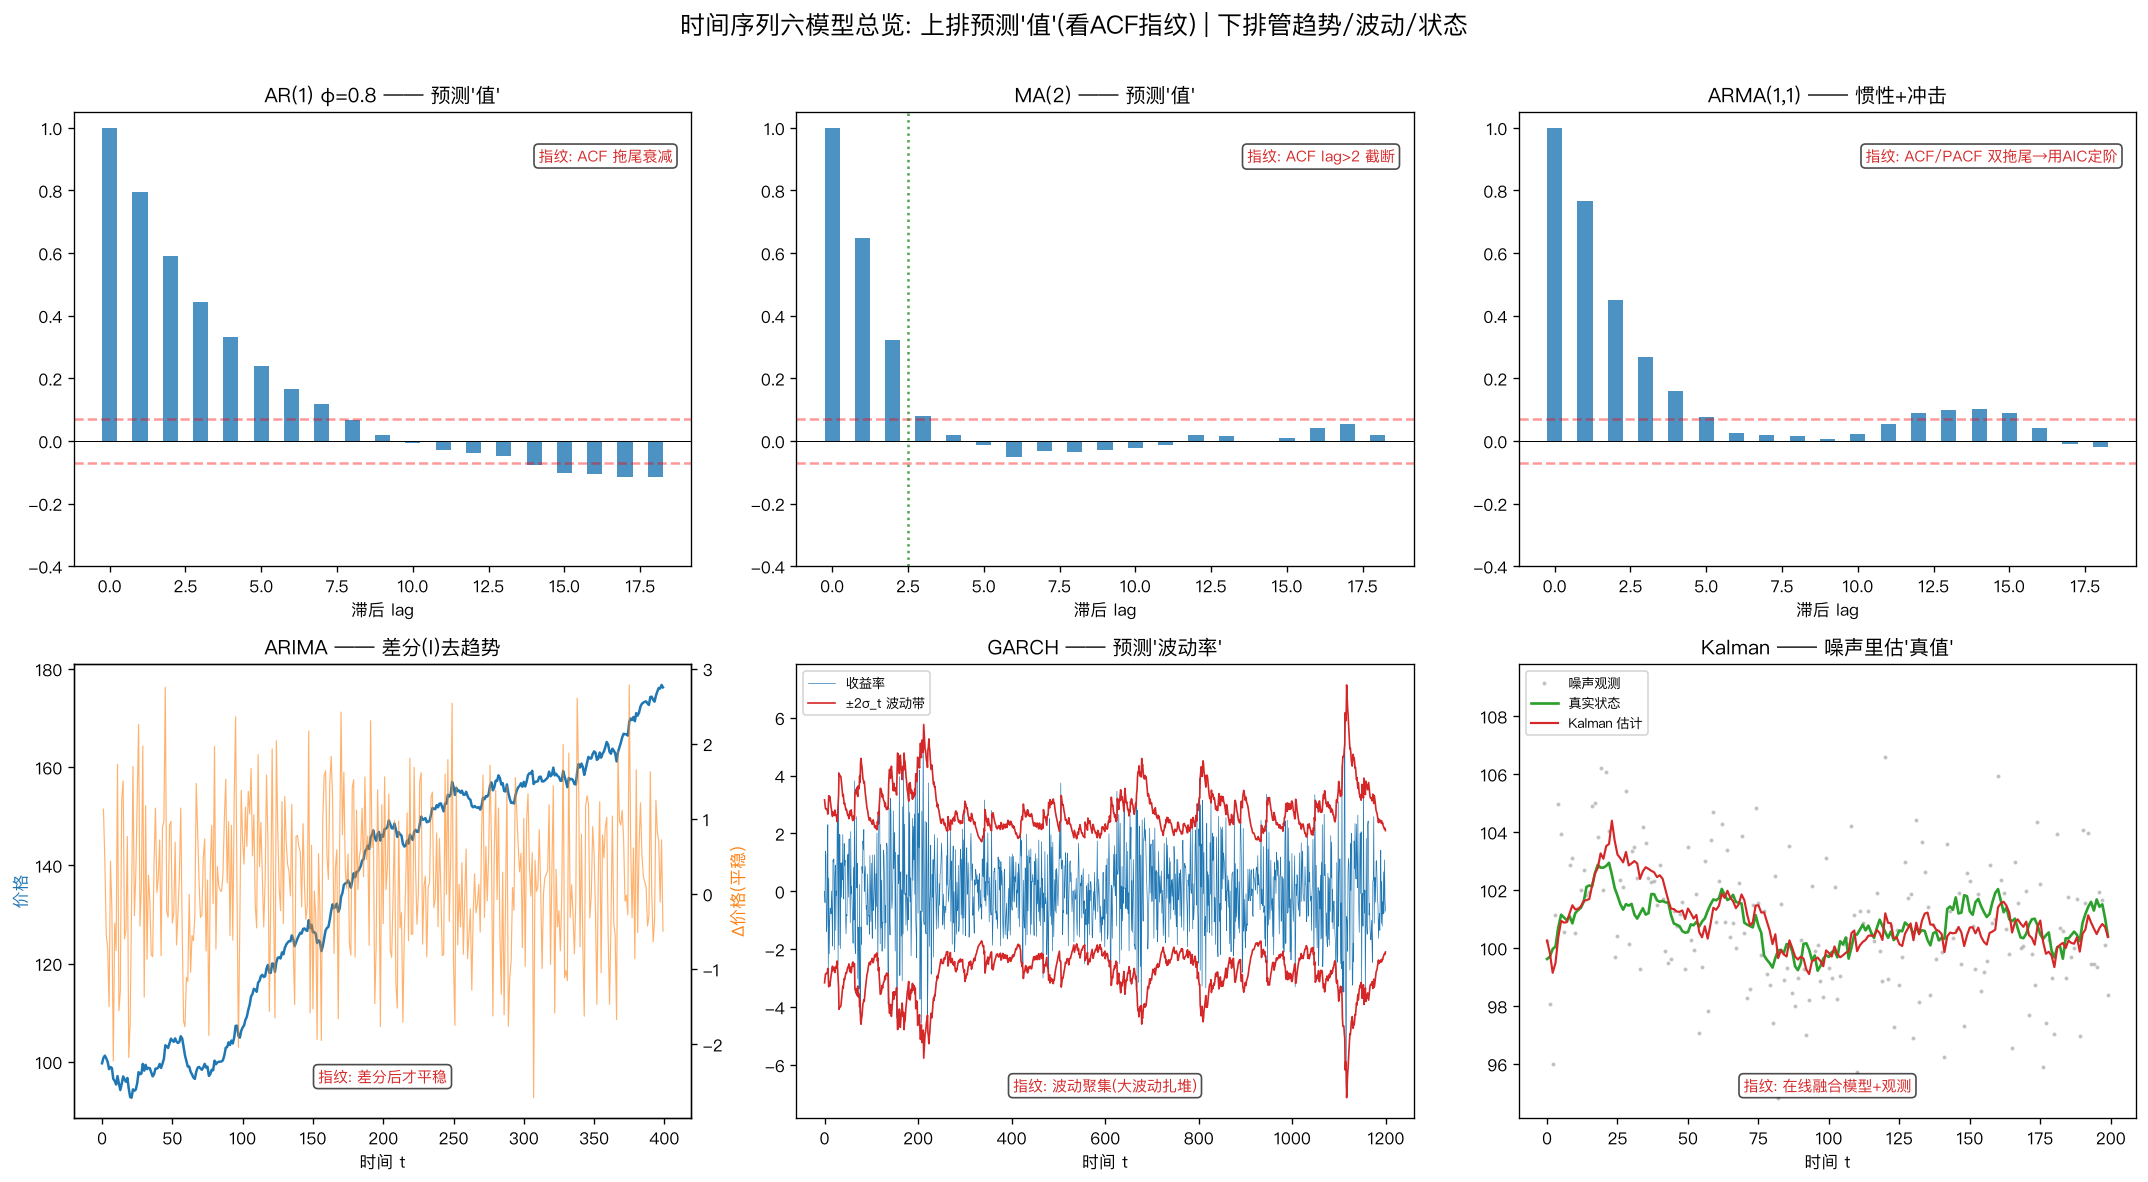

This chart was generated by the following Python code:
# /// script
# requires-python = ">=3.10"
# dependencies = ["numpy", "matplotlib", "statsmodels"]
# ///
"""
00 总览 —— 六个模型的"指纹"画在一张图里
========================================

一图看懂每个模型的招牌特征 (signature), 看完再去看 01~06 的细节。

  ┌─────────────┬─────────────┬─────────────┐
  │ AR: ACF拖尾  │ MA: ACF截断  │ ARMA: 两者拖尾│   ← 预测"值"
  ├─────────────┼─────────────┼─────────────┤
  │ ARIMA:差分平稳│ GARCH:波动聚集│ Kalman:噪声去噪│  ← 趋势/波动/状态
  └─────────────┴─────────────┴─────────────┘

口诀:
  AR 拖尾, MA 截断 (看 ACF 区分这对兄弟);
  ARIMA 先差分拍平, GARCH 盯波动, Kalman 在噪声里追真值。
"""

import matplotlib.pyplot as plt
import numpy as np
from statsmodels.tsa.arima_process import ArmaProcess
from statsmodels.tsa.stattools import acf

plt.rcParams["font.sans-serif"] = ["PingFang SC", "Hiragino Sans GB", "Arial Unicode MS"]
plt.rcParams["axes.unicode_minus"] = False

rng = np.random.default_rng(42)
LAGS = 18
CI = 1.96 / np.sqrt(800)  # 近似 95% 置信带


def stem_acf(ax, y, title, note):
    a = acf(y, nlags=LAGS)
    x = np.arange(LAGS + 1)
    ax.bar(x, a, width=0.5, color="tab:blue", alpha=0.8)
    ax.axhline(0, color="k", lw=0.6)
    ax.axhline(CI, color="red", ls="--", alpha=0.4)
    ax.axhline(-CI, color="red", ls="--", alpha=0.4)
    ax.set_xlabel("滞后 lag")
    ax.set_ylim(-0.4, 1.05)
    ax.set_title(title)
    ax.text(0.97, 0.92, note, transform=ax.transAxes, ha="right", va="top",
            fontsize=9, color="tab:red", bbox=dict(boxstyle="round", fc="white", alpha=0.7))


def arma_sample(ar, ma, n):
    return ArmaProcess(np.r_[1, -np.array(ar)], np.r_[1, np.array(ma)]).generate_sample(
        nsample=n, distrvs=rng.standard_normal)


def main() -> None:
    fig, axes = plt.subplots(2, 3, figsize=(18, 10))

    # ---- (0,0) AR: ACF 几何衰减拖尾 ----
    stem_acf(axes[0, 0], arma_sample([0.8], [], 800),
             "AR(1) φ=0.8 —— 预测'值'", "指纹: ACF 拖尾衰减")

    # ---- (0,1) MA: ACF 在 lag=q 后截断 ----
    ax = axes[0, 1]
    stem_acf(ax, arma_sample([], [0.7, 0.4], 800),
             "MA(2) —— 预测'值'", "指纹: ACF lag>2 截断")
    ax.axvline(2.5, color="green", ls=":", alpha=0.7)

    # ---- (0,2) ARMA: ACF 拖尾 (两成分都有) ----
    stem_acf(axes[0, 2], arma_sample([0.6], [0.5], 800),
             "ARMA(1,1) —— 惯性+冲击", "指纹: ACF/PACF 双拖尾→用AIC定阶")

    # ---- (1,0) ARIMA: 差分把不平稳变平稳 ----
    ax = axes[1, 0]
    shocks = rng.normal(0, 1, 400)
    price = 100 + np.cumsum(0.15 + shocks)  # 带漂移 → 不平稳
    ax.plot(price, color="tab:blue", label="原'价格'(不平稳)")
    ax.set_ylabel("价格", color="tab:blue")
    ax2 = ax.twinx()
    ax2.plot(np.r_[np.nan, np.diff(price)], color="tab:orange", lw=0.7, alpha=0.6)
    ax2.set_ylabel("Δ价格(平稳)", color="tab:orange")
    ax.set_title("ARIMA —— 差分(I)去趋势")
    ax.set_xlabel("时间 t")
    ax.text(0.5, 0.08, "指纹: 差分后才平稳", transform=ax.transAxes, ha="center",
            fontsize=9, color="tab:red", bbox=dict(boxstyle="round", fc="white", alpha=0.7))

    # ---- (1,1) GARCH: 波动聚集 ----
    ax = axes[1, 1]
    n = 1200
    omega, alpha, beta = 0.05, 0.1, 0.88
    r = np.zeros(n)
    s2 = np.zeros(n)
    s2[0] = omega / (1 - alpha - beta)
    for t in range(1, n):
        s2[t] = omega + alpha * r[t - 1] ** 2 + beta * s2[t - 1]
        r[t] = np.sqrt(s2[t]) * rng.standard_normal()
    ax.plot(r, lw=0.4, color="tab:blue", label="收益率")
    ax.plot(2 * np.sqrt(s2), color="tab:red", lw=1.0, label="±2σ_t 波动带")
    ax.plot(-2 * np.sqrt(s2), color="tab:red", lw=1.0)
    ax.set_title("GARCH —— 预测'波动率'")
    ax.set_xlabel("时间 t")
    ax.legend(loc="upper left", fontsize=8)
    ax.text(0.5, 0.06, "指纹: 波动聚集(大波动扎堆)", transform=ax.transAxes, ha="center",
            fontsize=9, color="tab:red", bbox=dict(boxstyle="round", fc="white", alpha=0.7))

    # ---- (1,2) Kalman: 噪声去噪 ----
    ax = axes[1, 2]
    m = 200
    true = 100 + np.cumsum(rng.normal(0, 0.3, m))
    z = true + rng.normal(0, 2.0, m)
    xhat = np.zeros(m)
    x, p, Q, R = z[0], 1.0, 0.1, 4.0
    for t in range(m):
        p_pred = p + Q
        K = p_pred / (p_pred + R)
        x = x + K * (z[t] - x)
        p = (1 - K) * p_pred
        xhat[t] = x
    ax.plot(z, ".", ms=3, alpha=0.35, color="gray", label="噪声观测")
    ax.plot(true, color="tab:green", lw=1.6, label="真实状态")
    ax.plot(xhat, color="tab:red", lw=1.3, label="Kalman 估计")
    ax.set_title("Kalman —— 噪声里估'真值'")
    ax.set_xlabel("时间 t")
    ax.legend(loc="upper left", fontsize=8)
    ax.text(0.5, 0.06, "指纹: 在线融合模型+观测", transform=ax.transAxes, ha="center",
            fontsize=9, color="tab:red", bbox=dict(boxstyle="round", fc="white", alpha=0.7))

    fig.suptitle("时间序列六模型总览: 上排预测'值'(看ACF指纹) | 下排管趋势/波动/状态",
                 fontsize=15)
    fig.tight_layout(rect=[0, 0, 1, 0.97])
    out = __file__.replace(".py", ".png")
    fig.savefig(out, dpi=120, bbox_inches="tight")
    print(f"图已保存: {out}")
    print("口诀: AR拖尾, MA截断; ARIMA差分, GARCH盯波动, Kalman追真值。")


if __name__ == "__main__":
    main()
